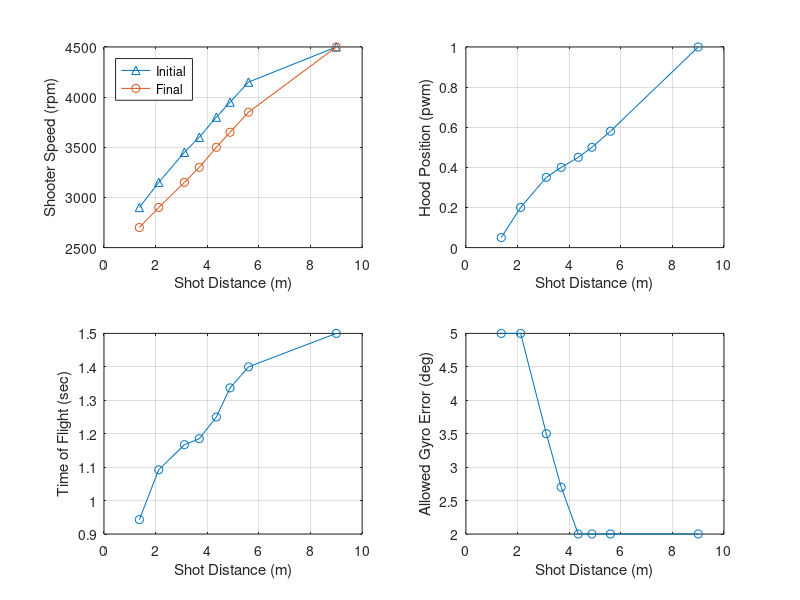

The MATLAB source for this figure:
%% Output Overrides
TEST_Output_Override_Flag = 0;
TEST_Transfer_Motor_DC_OV = 0;
TEST_Feeder_Motor_DC_OV = 0;
TEST_Shooter_Motor_DC_Left_OV = 0;
TEST_Shooter_Motor_DC_Center_OV = 0;
TEST_Shooter_Motor_DC_Right_OV = 0;
TEST_Desired_Hood_Enable_OV = 0;
TEST_Desired_Hood_Pos_OV = 0.05;
TEST_Intake_Arm_Motor_DC_OV = 0;
TEST_Intake_Roller_Motor_DC_OV = 0;

%% Field Element Position Data
Field_BlueAllianceZoneX = 182.11*0.0254;            % Meters
Field_RedAllianceZoneX  = (651.22-182.11)*0.0254;    % Meters
Field_Blue_Hub_X        = 182.11*0.0254;             % Meters
Field_Hub_Y             = 158.84*0.0254;             % Meters
Field_Red_Hub_X         = (651.22-182.11)*0.0254;    % Meters
Field_Pass_Y_Top        = (317.69-(49.84/2))*0.0254;
Field_Pass_Y_Bottom     = (49.84/2)*0.0254;
Field_Blue_Pass_X       = (156.61/2)*0.0254;
Field_Red_Pass_X        = (651.22-((156.61/2)))*0.0254;

%% Shooting Control Data
% Targets
Rebuilt_Transfer_Minimum_Factor = 0.8;
Rebuilt_Target_Transfer_Speed = 4000;   % rpm
Rebuilt_Negative_Feeder_Speed = -1000;
Rebuilt_Target_Feeder_Speed = Rebuilt_Target_Transfer_Speed*0.84;  % rpm
% (the 0.84 factor sets feeder belt linear speed to match transfer wheel surface linear speed)
% Assumes 4 inch diameter transfer wheels and 24 tooth pulleys driving the belts

Rebuilt_Shot_Init_Time = 0.4; % Seconds

% Condition Checks
Rebuilt_Shoot_Robot_Velocity_Max = 1.7;   % meter/second
Rebuilt_Shoot_Motor_Max_Error = 100;    % rpm
Rebuilt_Shoot_Hood_Pos_Max_Error = 0.03;    % pwm position
Feeder_Max_Pulsetime = 2; % seconds

% Check if Hub is Active for Scoring
Rebuilt_Match_Time_TeleOp = 160-20;
Rebuilt_Match_Time_Transition  = 10; 
Rebuilt_Match_Time_Shift_1  = 35; 
Rebuilt_Match_Time_Shift_2  = 60; 
Rebuilt_Match_Time_Shift_3  = 85;
Rebuilt_Match_Time_Shift_4  = 110;
Rebuilt_Match_Time_Auto_Timer  = 30;
Rebuilt_Match_Time_Shift_Timer  = 25;
Rebuilt_Match_Time_End_Game_Timer = 30; 
Rebuilt_Match_Time_Shoot_Early = 3;

% Iteration error target threshold
Rebuilt_Shoot_Target_Error_Thresh = 0.1;    % Meters

Rebuilt_Des_Gyro_Shoot_Offset = 0;  % Degrees

% Distance (m)
Rebuilt_Shoot_Dist_0 = 1.370;
Rebuilt_Shoot_Dist_1 = 2.120;
Rebuilt_Shoot_Dist_2 = 3.115;
Rebuilt_Shoot_Dist_3 = 3.692;
Rebuilt_Shoot_Dist_4 = 4.353;
Rebuilt_Shoot_Dist_5 = 4.884;
Rebuilt_Shoot_Dist_6 = 5.6;
Rebuilt_Shoot_Dist_7 = 9.0;;

% Desired_Shooter_Motor_Speed Init (rpm)
Rebuilt_Shoot_Shooter_Spd_I_0 = 2900;
Rebuilt_Shoot_Shooter_Spd_I_1 = 3150;
Rebuilt_Shoot_Shooter_Spd_I_2 = 3450;
Rebuilt_Shoot_Shooter_Spd_I_3 = 3600;
Rebuilt_Shoot_Shooter_Spd_I_4 = 3800;  %3850
Rebuilt_Shoot_Shooter_Spd_I_5 = 3950;
Rebuilt_Shoot_Shooter_Spd_I_6 = 4150;
Rebuilt_Shoot_Shooter_Spd_I_7 = 4500;

% Desired_Shooter_Motor_Speed (rpm)
Rebuilt_Shoot_Shooter_Spd_0 = 2700;
Rebuilt_Shoot_Shooter_Spd_1 = 2900;
Rebuilt_Shoot_Shooter_Spd_2 = 3150;
Rebuilt_Shoot_Shooter_Spd_3 = 3300;
Rebuilt_Shoot_Shooter_Spd_4 = 3500;  %3525
Rebuilt_Shoot_Shooter_Spd_5 = 3650;
Rebuilt_Shoot_Shooter_Spd_6 = 3850;
Rebuilt_Shoot_Shooter_Spd_7 = 4500;

% Desired Hood Position (pwm)
Rebuilt_Shoot_Hood_Pos_0 = 0.05;
Rebuilt_Shoot_Hood_Pos_1 = 0.20;
Rebuilt_Shoot_Hood_Pos_2 = 0.35;
Rebuilt_Shoot_Hood_Pos_3 = 0.4;
Rebuilt_Shoot_Hood_Pos_4 = 0.45;
Rebuilt_Shoot_Hood_Pos_5 = 0.5;
Rebuilt_Shoot_Hood_Pos_6 = 0.58;
Rebuilt_Shoot_Hood_Pos_7 = 1;

% Time of Flight (sec)
Rebuilt_Shoot_TOF_0 = 0.943;
Rebuilt_Shoot_TOF_1 = 1.092;
Rebuilt_Shoot_TOF_2 = 1.167;
Rebuilt_Shoot_TOF_3 = 1.185;
Rebuilt_Shoot_TOF_4 = 1.250;
Rebuilt_Shoot_TOF_5 = 1.337;
Rebuilt_Shoot_TOF_6 = 1.4;
Rebuilt_Shoot_TOF_7 = 1.5;

% Allowed Gyro Error (degrees ... convert to radians in model)
Rebuilt_Shoot_Gyro_Err_0 = 5;
Rebuilt_Shoot_Gyro_Err_1 = 5;
Rebuilt_Shoot_Gyro_Err_2 = 3.5;
Rebuilt_Shoot_Gyro_Err_3 = 2.7;
Rebuilt_Shoot_Gyro_Err_4 = 2;
Rebuilt_Shoot_Gyro_Err_5 = 2;
Rebuilt_Shoot_Gyro_Err_6 = 2;
Rebuilt_Shoot_Gyro_Err_7 = 2;

% PLOT TABLES
    plot_dist     = [Rebuilt_Shoot_Dist_0 Rebuilt_Shoot_Dist_1 Rebuilt_Shoot_Dist_2 Rebuilt_Shoot_Dist_3 Rebuilt_Shoot_Dist_4 Rebuilt_Shoot_Dist_5 Rebuilt_Shoot_Dist_6 Rebuilt_Shoot_Dist_7];
    plot_shooter_i= [Rebuilt_Shoot_Shooter_Spd_I_0 Rebuilt_Shoot_Shooter_Spd_I_1 Rebuilt_Shoot_Shooter_Spd_I_2 Rebuilt_Shoot_Shooter_Spd_I_3 Rebuilt_Shoot_Shooter_Spd_I_4 Rebuilt_Shoot_Shooter_Spd_I_5 Rebuilt_Shoot_Shooter_Spd_I_6 Rebuilt_Shoot_Shooter_Spd_I_7];
    plot_shooter  = [Rebuilt_Shoot_Shooter_Spd_0 Rebuilt_Shoot_Shooter_Spd_1 Rebuilt_Shoot_Shooter_Spd_2 Rebuilt_Shoot_Shooter_Spd_3 Rebuilt_Shoot_Shooter_Spd_4 Rebuilt_Shoot_Shooter_Spd_5 Rebuilt_Shoot_Shooter_Spd_6 Rebuilt_Shoot_Shooter_Spd_7];
    plot_hood     = [Rebuilt_Shoot_Hood_Pos_0 Rebuilt_Shoot_Hood_Pos_1 Rebuilt_Shoot_Hood_Pos_2 Rebuilt_Shoot_Hood_Pos_3 Rebuilt_Shoot_Hood_Pos_4 Rebuilt_Shoot_Hood_Pos_5 Rebuilt_Shoot_Hood_Pos_6 Rebuilt_Shoot_Hood_Pos_7];
    plot_tof      = [Rebuilt_Shoot_TOF_0 Rebuilt_Shoot_TOF_1 Rebuilt_Shoot_TOF_2 Rebuilt_Shoot_TOF_3 Rebuilt_Shoot_TOF_4 Rebuilt_Shoot_TOF_5 Rebuilt_Shoot_TOF_6 Rebuilt_Shoot_TOF_7];
    plot_gyro_err = [Rebuilt_Shoot_Gyro_Err_0 Rebuilt_Shoot_Gyro_Err_1 Rebuilt_Shoot_Gyro_Err_2 Rebuilt_Shoot_Gyro_Err_3 Rebuilt_Shoot_Gyro_Err_4 Rebuilt_Shoot_Gyro_Err_5 Rebuilt_Shoot_Gyro_Err_6 Rebuilt_Shoot_Gyro_Err_7];
    
    figure(1)
    subplot(2,2,1), hold off
    plot(plot_dist,plot_shooter_i,'-^')
    hold on
    plot(plot_dist,plot_shooter,'-o')
    xlabel('Shot Distance (m)')
    ylabel('Shooter Speed (rpm)')
    grid on
    legend('Initial','Final','Location','northwest')
    
    subplot(2,2,2)
    plot(plot_dist,plot_hood,'-o')
    xlabel('Shot Distance (m)')
    ylabel('Hood Position (pwm)')
    grid on
    
    subplot(2,2,3)
    plot(plot_dist,plot_tof,'-o')
    xlabel('Shot Distance (m)')
    ylabel('Time of Flight (sec)')
    grid on
    
    subplot(2,2,4)
    plot(plot_dist,plot_gyro_err,'-o')
    xlabel('Shot Distance (m)')
    ylabel('Allowed Gyro Error (deg)')
    grid on
    
    % need to clear from workspace so not included in code generation
    clear plot_dist plot_shooter plot_hood plot_tof plot_gyro_err

% Control Parameters to Calculate Duty Cycle
Rebuilt_Feeder_Motor_Gain_FF = 1/7854;

Rebuilt_Transfer_Motor_Gain_FF = 1/7854;
Rebuilt_Transfer_Motor_Gain_P = 0.0001;
Rebuilt_Transfer_Motor_Gain_I = 0.001*0.02;
Rebuilt_Transfer_Error_Integral_Enable = 300;

Rebuilt_Shooter_Motor_Gain_FF = 1/6048;
Rebuilt_Shooter_Motor_Gain_P = 0.001;
Rebuilt_Shooter_Motor_Gain_I = 0.001*0.02;
Rebuilt_Shooter_Error_Integral_Enable = 300;

% Hood Position Servo Properties
Rebuilt_Hood_Servo_Pos_Min = 0.05;
Rebuilt_Hood_Servo_Pos_Max = 1;
Rebuilt_Hood_Servo_Rate_Limit_Inc = 32/50*0.02;   % no load 32 mm/sec, total stroke 50 mm
Rebuilt_Hood_Servo_Rate_Limit_Dec = -Rebuilt_Hood_Servo_Rate_Limit_Inc;

%% Intake
Rebuilt_Intake_Des_Angle_In = -40;
Rebuilt_Intake_Meas_In_Disable = -20;   % disable motor when angle is less than this value and the desired anle is the in angle
Rebuilt_Intake_Meas_Out_Disable = 80;   % disable motor when angle is more than this value and the desired anle is the out angle
Rebuilt_Intake_Des_Angle_Out = 90;

Rebuilt_Intake_Cycle_Angle_In = -10;
Rebuilt_Intake_Cycle_Angle_Out = 10;

Rebuilt_Intake_RL_Inc =  2;
Rebuilt_Intake_RL_Dec = -2;

Rebuilt_Intake_Arm_Gain_P = 0.005;
Rebuilt_Intake_Arm_Gain_D = 0;

Rebuilt_Roller_Desired_Speed = 4500;
Rebuilt_Roller_Motor_Gain_FF = 1/7854;
Rebuilt_Roller_Motor_Gain_P = 0.0001;
Rebuilt_Roller_Motor_Gain_I = 0.001*0.02;
Rebuilt_Roller_Error_Integral_Enable = 300;
